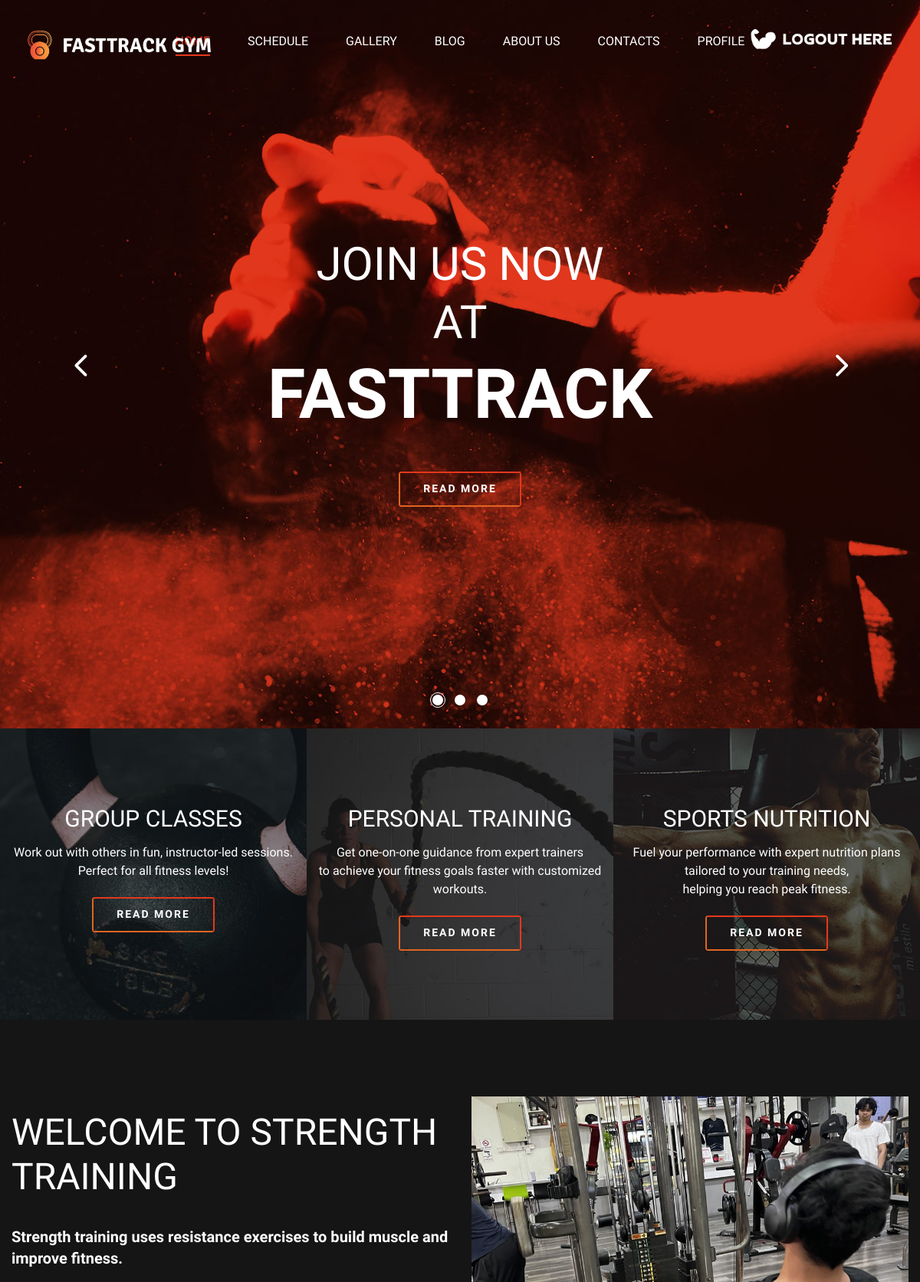
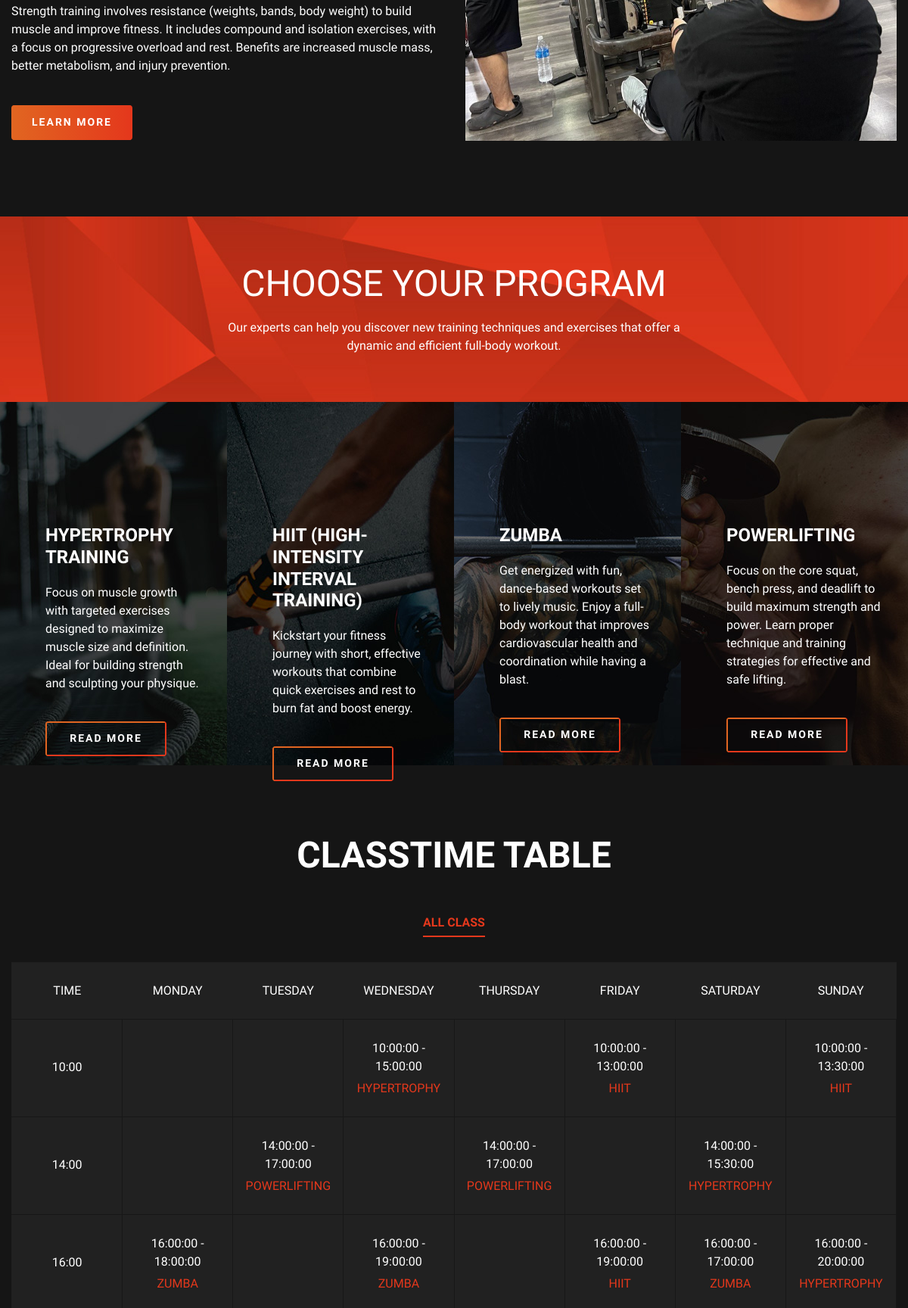
Page /FastTrack/customer.php (upper part) on the committed database (2 pictures, top to bottom).
### tables this page shows
CREATE TABLE `class_schedule` (
  `id` int NOT NULL,
  `day_of_week` varchar(10) DEFAULT NULL,
  `time_slot` time DEFAULT NULL,
  `class_name` varchar(100) DEFAULT NULL,
  `start_time` time DEFAULT NULL,
  `end_time` time DEFAULT NULL,
  `capacity` int NOT NULL
);

### FastTrack/customer.php (the view, shortened to what this page needs)
<!DOCTYPE html>
<html lang="zxx">
<head>
    <link rel="stylesheet" href="css/bootstrap.min.css" type="text/css">
    <link rel="stylesheet" href="css/font-awesome.min.css" type="text/css">
    <link rel="stylesheet" href="css/elegant-icons.css" type="text/css">
    <link rel="stylesheet" href="css/nice-select.css" type="text/css">
    <link rel="stylesheet" href="css/owl.carousel.min.css" type="text/css">
    <link rel="stylesheet" href="css/magnific-popup.css" type="text/css">
    <link rel="stylesheet" href="css/slicknav.min.css" type="text/css">
    <link rel="stylesheet" href="css/style.css" type="text/css">
</head>
<body>
<header class="header-section">
    <div class="container-fluid">
	<header class="header-section">
    <div class="container-fluid">
        <div class="logo">
            <a href="./customer.html">
                <img src="img/logo3.png" alt="FastTrack Gym Logo">
            </a>
        </div>
		<div class="container-fluid">
        <div class="LoginSignup">
            <a href="./logout.php">
                <img src="img/logout.png" style="width: 200px; height: 40px; alt="LoginSignup Logo">
            </a>
        </div>
    </div>
    </div>
</header>
            </div>
            <div class="container">
                <div class="nav-menu">
                    <nav class="mainmenu mobile-menu">
                        <ul>
                            <li class="active"><a href="./customer.html">Home</a></li>
                            <li><a href="./schedule_cus.html">Schedule</a></li>
                            <li><a href="./gallery_cus.html">Gallery</a></li>
                            <li><a href="./blog_cus.html">Blog</a>
                            </li>
							<li><a href="./about-us_cus.html">About us</a></li>
                            <li><a href="./contact_cus.html">Contacts</a></li>
							<li><a href="./viewprofile.php">Profile</a></li>
                        </ul>
                    </nav>
                </div>
            </div>
    </header>
    <section class="hero-section">
        <div class="hero-items owl-carousel">
            <div class="single-hero-item set-bg" data-setbg="img/hero-slider/hero-1.jpg">
                <div class="container">
                    <div class="row">
                        <div class="col-lg-12">
                            <div class="hero-text">
                                <h2>Join Us Now</h2>
								<h2>At</h2>
                                <h1>FASTTRACK</h1>
                                <a href="#" class="primary-btn">Read More</a>
                            </div>
                        </div>
                    </div>
                </div>
            </div>
        </div>
    </section>
    <section class="feature-section">
        <div class="container-fluid">
            <div class="row">
                <div class="col-md-4">
                    <div class="feature-item set-bg" data-setbg="img/feature/feature-1.jpg">
                        <h3>GROUP CLASSES</h3>
                        <p>Work out with others in fun, instructor-led sessions. <br/> Perfect for all fitness levels!</p>
                        <a href="#" class="primary-btn f-btn">Read More</a>
                    </div>
                </div>
                <div class="col-md-4">
                    <div class="feature-item set-bg" data-setbg="img/feature/feature-2.jpg">
                        <h3>PERSONAL TRAINING</h3>
                        <p>Get one-on-one guidance from expert trainers<br /> to achieve your fitness goals faster with customized workouts.</p>
                        <a href="#" class="primary-btn f-btn">Read More</a>
                    </div>
                </div>
                <div class="col-md-4">
                    <div class="feature-item set-bg" data-setbg="img/feature/feature-3.jpg">
                        <h3>Sports Nutrition</h3>
                        <p>Fuel your performance with expert nutrition plans tailored to your training needs,<br /> helping you reach peak fitness.</p>
                        <a href="#" class="primary-btn f-btn">Read More</a>
                    </div>
                </div>
            </div>
        </div>
    </section>
    <section class="home-about spad">
        <div class="container">
            <div class="row">
                <div class="col-lg-6">
                    <div class="about-text">
                        <h2>WELCOME TO Strength Training</h2>
                        <p class="short-details">Strength training uses resistance exercises to build muscle and improve fitness.</p>
                        <p class="long-details">Strength training involves resistance (weights, bands, body weight) to build muscle
						and improve fitness. It includes compound and isolation exercises, with a focus on progressive overload and rest.
						Benefits are increased muscle mass, better metabolism, and injury prevention.</p>
                        <a href="#" class="primary-btn about-btn">Learn More</a>
                    </div>
                </div>
                <div class="col-lg-6">
                    <div class="about-img">
                        <img src="img/strength.jpg" alt="">
                    </div>
                </div>
            </div>
        </div>
    </section>
    <section class="classes-section">
        <div class="class-title set-bg" data-setbg="img/classes-title-bg.jpg">
            <div class="container">
                <div class="row">
                    <div class="col-lg-7 m-auto text-center">
                        <div class="section-title pl-lg-4 pr-lg-4 pl-0 pr-0">
                            <h2>Choose Your Program</h2>
                            <p>Our experts can help you discover new training techniques and exercises that offer a dynamic and efficient full-body workout.</p>
                        </div>
                    </div>
                </div>
            </div>
        </div>
        <div class="container-fluid">
            <div class="row">
                <div class="col-lg-3 col-sm-6">
                    <div class="classes-item set-bg" data-setbg="img/classes/class-1.jpg">
                        <h4>Hypertrophy Training</h4>
                        <p>Focus on muscle growth with targeted exercises designed to maximize muscle size and definition.
						Ideal for building strength and sculpting your physique.</p>
                        <a href="#" class="primary-btn class-btn">Read More</a>
                    </div>
                </div>
                <div class="col-lg-3 col-sm-6">
                    <div class="classes-item set-bg" data-setbg="img/classes/class-2.jpg">
                        <h4>HIIT (High-Intensity Interval Training)</h4>
                        <p>Kickstart your fitness journey with short, effective workouts that combine quick exercises and rest to burn fat and boost energy.
                        </p>
                        <a href="#" class="primary-btn class-btn">Read More</a>
                    </div>
                </div>
                <div class="col-lg-3 col-sm-6">
                    <div class="classes-item set-bg" data-setbg="img/classes/class-3.jpg">
                        <h4>zumba</h4>
                        <p>Get energized with fun, dance-based workouts set to lively music.
						Enjoy a full-body workout that improves cardiovascular health and coordination while having a blast. </p>
                        <a href="#" class="primary-btn class-btn">Read More</a>
                    </div>
                </div>
                <div class="col-lg-3 col-sm-6">
                    <div class="classes-item set-bg" data-setbg="img/classes/class-4.jpg">
                        <h4>Powerlifting</h4>
                        <p>Focus on the core squat, bench press, and deadlift to build maximum strength and power.
						Learn proper technique and training strategies for effective and safe lifting.</p>
                        <a href="#" class="primary-btn class-btn">Read More</a>
                    </div>
                </div>
            </div>
        </div>
    </section>
    <section class="classtime-section class-time-table spad">
        <div class="container">
            <div class="row">
                <div class="col-lg-12 text-center">
                    <div class="section-title">
                        <h2>Classtime Table</h2>
                    </div>
                </div>
            </div>
            <div class="row">
                <div class="col-lg-12">
                    <div class="timetable-controls">
                        <ul>
                            <li class="active" data-tsfilter="all">all class</li>
                        </ul>
                    </div>
                </div>
            </div>
<div class="classtime-table">
<table class= "myTable">
    <thead>
        <tr>
            <th>Time</th>
            <th>Monday</th>
            <th>Tuesday</th>
            <th>Wednesday</th>
            <th>Thursday</th>
            <th>Friday</th>
            <th>Saturday</th>
            <th>Sunday</th>
        </tr>
    </thead>
    <tbody>
        <?php
$servername = "localhost";
$username = "Webs392024";
$password = "Webs392024";
$dbname = "fasttrack_gym";
$conn = new mysqli($servername, $username, $password, $dbname);
        $time_slots = ['10:00:00', '14:00:00', '16:00:00', '18:00:00', '20:00:00'];
        $days_of_week = ['Monday', 'Tuesday', 'Wednesday', 'Thursday', 'Friday', 'Saturday', 'Sunday'];
        foreach ($time_slots as $time) {
            echo "<tr>";
            echo "<td class='workout-time'>" . date('H:i', strtotime($time)) . "</td>";
            foreach ($days_of_week as $day) {
                echo "<td class='hover-bg ts-item' data-tsmeta='crossfit' id='cell_{$day}_{$time}'>";
                $query = "SELECT * FROM class_schedule WHERE day_of_week = '$day' AND time_slot = '$time'";
                $result = mysqli_query($conn, $query);
                if (mysqli_num_rows($result) > 0) {
                    $row = mysqli_fetch_assoc($result);
                    echo "<span>{$row['start_time']} - {$row['end_time']}</span><h6>{$row['class_name']}</h6>";
                }
                echo "</td>";
            }
            echo "</tr>";
        }
        ?>
    </tbody>
</table>
</div >
        </div>
    </section>
</body>
</html>

### rows in the picture
class_schedule: start_time "10:00:00", end_time "15:00:00", class_name "HYPERTROPHY"
class_schedule: start_time "10:00:00", end_time "13:00:00", class_name "HIIT"
class_schedule: start_time "10:00:00", end_time "13:30:00", class_name "HIIT"
class_schedule: start_time "14:00:00", end_time "17:00:00", class_name "POWERLIFTING"
class_schedule: start_time "14:00:00", end_time "17:00:00", class_name "POWERLIFTING"
class_schedule: start_time "14:00:00", end_time "15:30:00", class_name "HYPERTROPHY"
class_schedule: start_time "16:00:00", end_time "18:00:00", class_name "ZUMBA"
class_schedule: start_time "16:00:00", end_time "19:00:00", class_name "ZUMBA"
class_schedule: start_time "16:00:00", end_time "19:00:00", class_name "HIIT"
class_schedule: start_time "16:00:00", end_time "17:00:00", class_name "ZUMBA"
class_schedule: start_time "16:00:00", end_time "20:00:00", class_name "HYPERTROPHY"

### other values in the picture
date('H:i', strtotime($time)) "10:00"
date('H:i', strtotime($time)) "14:00"
date('H:i', strtotime($time)) "16:00"
